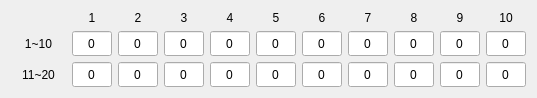
<?xml version="1.0" encoding="UTF-8"?>
<ui version="4.0">
 <class>EnumPointTable</class>
 <widget class="QWidget" name="EnumPointTable">
  <property name="geometry">
   <rect>
    <x>0</x>
    <y>0</y>
    <width>537</width>
    <height>96</height>
   </rect>
  </property>
  <property name="windowTitle">
   <string>Form</string>
  </property>
  <layout class="QGridLayout" name="gridLayout">
   <item row="0" column="1">
    <widget class="QLabel" name="label">
     <property name="font">
      <font>
       <pointsize>9</pointsize>
      </font>
     </property>
     <property name="text">
      <string>1</string>
     </property>
     <property name="alignment">
      <set>Qt::AlignCenter</set>
     </property>
    </widget>
   </item>
   <item row="0" column="2">
    <widget class="QLabel" name="label_2">
     <property name="font">
      <font>
       <pointsize>9</pointsize>
      </font>
     </property>
     <property name="text">
      <string>2</string>
     </property>
     <property name="alignment">
      <set>Qt::AlignCenter</set>
     </property>
    </widget>
   </item>
   <item row="0" column="3">
    <widget class="QLabel" name="label_3">
     <property name="font">
      <font>
       <pointsize>9</pointsize>
      </font>
     </property>
     <property name="text">
      <string>3</string>
     </property>
     <property name="alignment">
      <set>Qt::AlignCenter</set>
     </property>
    </widget>
   </item>
   <item row="0" column="4">
    <widget class="QLabel" name="label_4">
     <property name="font">
      <font>
       <pointsize>9</pointsize>
      </font>
     </property>
     <property name="text">
      <string>4</string>
     </property>
     <property name="alignment">
      <set>Qt::AlignCenter</set>
     </property>
    </widget>
   </item>
   <item row="0" column="5">
    <widget class="QLabel" name="label_5">
     <property name="font">
      <font>
       <pointsize>9</pointsize>
      </font>
     </property>
     <property name="text">
      <string>5</string>
     </property>
     <property name="alignment">
      <set>Qt::AlignCenter</set>
     </property>
    </widget>
   </item>
   <item row="0" column="6">
    <widget class="QLabel" name="label_6">
     <property name="font">
      <font>
       <pointsize>9</pointsize>
      </font>
     </property>
     <property name="text">
      <string>6</string>
     </property>
     <property name="alignment">
      <set>Qt::AlignCenter</set>
     </property>
    </widget>
   </item>
   <item row="0" column="7">
    <widget class="QLabel" name="label_7">
     <property name="font">
      <font>
       <pointsize>9</pointsize>
      </font>
     </property>
     <property name="text">
      <string>7</string>
     </property>
     <property name="alignment">
      <set>Qt::AlignCenter</set>
     </property>
    </widget>
   </item>
   <item row="0" column="8">
    <widget class="QLabel" name="label_8">
     <property name="font">
      <font>
       <pointsize>9</pointsize>
      </font>
     </property>
     <property name="text">
      <string>8</string>
     </property>
     <property name="alignment">
      <set>Qt::AlignCenter</set>
     </property>
    </widget>
   </item>
   <item row="0" column="9">
    <widget class="QLabel" name="label_11">
     <property name="font">
      <font>
       <pointsize>9</pointsize>
      </font>
     </property>
     <property name="text">
      <string>9</string>
     </property>
     <property name="alignment">
      <set>Qt::AlignCenter</set>
     </property>
    </widget>
   </item>
   <item row="0" column="10">
    <widget class="QLabel" name="label_12">
     <property name="font">
      <font>
       <pointsize>9</pointsize>
      </font>
     </property>
     <property name="text">
      <string>10</string>
     </property>
     <property name="alignment">
      <set>Qt::AlignCenter</set>
     </property>
    </widget>
   </item>
   <item row="1" column="0">
    <widget class="QLabel" name="label_9">
     <property name="font">
      <font>
       <pointsize>9</pointsize>
      </font>
     </property>
     <property name="text">
      <string>1~10</string>
     </property>
     <property name="alignment">
      <set>Qt::AlignCenter</set>
     </property>
    </widget>
   </item>
   <item row="1" column="1">
    <widget class="QLineEdit" name="lineEdit_1">
     <property name="minimumSize">
      <size>
       <width>40</width>
       <height>25</height>
      </size>
     </property>
     <property name="maximumSize">
      <size>
       <width>38</width>
       <height>25</height>
      </size>
     </property>
     <property name="font">
      <font>
       <pointsize>9</pointsize>
      </font>
     </property>
     <property name="text">
      <string>0</string>
     </property>
     <property name="alignment">
      <set>Qt::AlignCenter</set>
     </property>
    </widget>
   </item>
   <item row="1" column="2">
    <widget class="QLineEdit" name="lineEdit_2">
     <property name="minimumSize">
      <size>
       <width>40</width>
       <height>25</height>
      </size>
     </property>
     <property name="maximumSize">
      <size>
       <width>38</width>
       <height>25</height>
      </size>
     </property>
     <property name="font">
      <font>
       <pointsize>9</pointsize>
      </font>
     </property>
     <property name="text">
      <string>0</string>
     </property>
     <property name="alignment">
      <set>Qt::AlignCenter</set>
     </property>
    </widget>
   </item>
   <item row="1" column="3">
    <widget class="QLineEdit" name="lineEdit_3">
     <property name="minimumSize">
      <size>
       <width>40</width>
       <height>25</height>
      </size>
     </property>
     <property name="maximumSize">
      <size>
       <width>38</width>
       <height>25</height>
      </size>
     </property>
     <property name="font">
      <font>
       <pointsize>9</pointsize>
      </font>
     </property>
     <property name="text">
      <string>0</string>
     </property>
     <property name="alignment">
      <set>Qt::AlignCenter</set>
     </property>
    </widget>
   </item>
   <item row="1" column="4">
    <widget class="QLineEdit" name="lineEdit_4">
     <property name="minimumSize">
      <size>
       <width>40</width>
       <height>25</height>
      </size>
     </property>
     <property name="maximumSize">
      <size>
       <width>38</width>
       <height>25</height>
      </size>
     </property>
     <property name="font">
      <font>
       <pointsize>9</pointsize>
      </font>
     </property>
     <property name="text">
      <string>0</string>
     </property>
     <property name="alignment">
      <set>Qt::AlignCenter</set>
     </property>
    </widget>
   </item>
   <item row="1" column="5">
    <widget class="QLineEdit" name="lineEdit_5">
     <property name="minimumSize">
      <size>
       <width>40</width>
       <height>25</height>
      </size>
     </property>
     <property name="maximumSize">
      <size>
       <width>38</width>
       <height>25</height>
      </size>
     </property>
     <property name="font">
      <font>
       <pointsize>9</pointsize>
      </font>
     </property>
     <property name="text">
      <string>0</string>
     </property>
     <property name="alignment">
      <set>Qt::AlignCenter</set>
     </property>
    </widget>
   </item>
   <item row="1" column="6">
    <widget class="QLineEdit" name="lineEdit_6">
     <property name="minimumSize">
      <size>
       <width>40</width>
       <height>25</height>
      </size>
     </property>
     <property name="maximumSize">
      <size>
       <width>38</width>
       <height>25</height>
      </size>
     </property>
     <property name="font">
      <font>
       <pointsize>9</pointsize>
      </font>
     </property>
     <property name="text">
      <string>0</string>
     </property>
     <property name="alignment">
      <set>Qt::AlignCenter</set>
     </property>
    </widget>
   </item>
   <item row="1" column="7">
    <widget class="QLineEdit" name="lineEdit_7">
     <property name="minimumSize">
      <size>
       <width>40</width>
       <height>25</height>
      </size>
     </property>
     <property name="maximumSize">
      <size>
       <width>38</width>
       <height>25</height>
      </size>
     </property>
     <property name="font">
      <font>
       <pointsize>9</pointsize>
      </font>
     </property>
     <property name="text">
      <string>0</string>
     </property>
     <property name="alignment">
      <set>Qt::AlignCenter</set>
     </property>
    </widget>
   </item>
   <item row="1" column="8">
    <widget class="QLineEdit" name="lineEdit_8">
     <property name="minimumSize">
      <size>
       <width>40</width>
       <height>25</height>
      </size>
     </property>
     <property name="maximumSize">
      <size>
       <width>38</width>
       <height>25</height>
      </size>
     </property>
     <property name="font">
      <font>
       <pointsize>9</pointsize>
      </font>
     </property>
     <property name="text">
      <string>0</string>
     </property>
     <property name="alignment">
      <set>Qt::AlignCenter</set>
     </property>
    </widget>
   </item>
   <item row="1" column="9">
    <widget class="QLineEdit" name="lineEdit_9">
     <property name="minimumSize">
      <size>
       <width>40</width>
       <height>25</height>
      </size>
     </property>
     <property name="maximumSize">
      <size>
       <width>38</width>
       <height>25</height>
      </size>
     </property>
     <property name="font">
      <font>
       <pointsize>9</pointsize>
      </font>
     </property>
     <property name="text">
      <string>0</string>
     </property>
     <property name="alignment">
      <set>Qt::AlignCenter</set>
     </property>
    </widget>
   </item>
   <item row="1" column="10">
    <widget class="QLineEdit" name="lineEdit_10">
     <property name="minimumSize">
      <size>
       <width>40</width>
       <height>25</height>
      </size>
     </property>
     <property name="maximumSize">
      <size>
       <width>38</width>
       <height>25</height>
      </size>
     </property>
     <property name="font">
      <font>
       <pointsize>9</pointsize>
      </font>
     </property>
     <property name="text">
      <string>0</string>
     </property>
     <property name="alignment">
      <set>Qt::AlignCenter</set>
     </property>
    </widget>
   </item>
   <item row="2" column="0">
    <widget class="QLabel" name="label_10">
     <property name="font">
      <font>
       <pointsize>9</pointsize>
      </font>
     </property>
     <property name="text">
      <string>11~20</string>
     </property>
     <property name="alignment">
      <set>Qt::AlignCenter</set>
     </property>
    </widget>
   </item>
   <item row="2" column="1">
    <widget class="QLineEdit" name="lineEdit_11">
     <property name="minimumSize">
      <size>
       <width>40</width>
       <height>25</height>
      </size>
     </property>
     <property name="maximumSize">
      <size>
       <width>38</width>
       <height>25</height>
      </size>
     </property>
     <property name="font">
      <font>
       <pointsize>9</pointsize>
      </font>
     </property>
     <property name="text">
      <string>0</string>
     </property>
     <property name="alignment">
      <set>Qt::AlignCenter</set>
     </property>
    </widget>
   </item>
   <item row="2" column="2">
    <widget class="QLineEdit" name="lineEdit_12">
     <property name="minimumSize">
      <size>
       <width>40</width>
       <height>25</height>
      </size>
     </property>
     <property name="maximumSize">
      <size>
       <width>38</width>
       <height>25</height>
      </size>
     </property>
     <property name="font">
      <font>
       <pointsize>9</pointsize>
      </font>
     </property>
     <property name="text">
      <string>0</string>
     </property>
     <property name="alignment">
      <set>Qt::AlignCenter</set>
     </property>
    </widget>
   </item>
   <item row="2" column="3">
    <widget class="QLineEdit" name="lineEdit_13">
     <property name="minimumSize">
      <size>
       <width>40</width>
       <height>25</height>
      </size>
     </property>
     <property name="maximumSize">
      <size>
       <width>38</width>
       <height>25</height>
      </size>
     </property>
     <property name="font">
      <font>
       <pointsize>9</pointsize>
      </font>
     </property>
     <property name="text">
      <string>0</string>
     </property>
     <property name="alignment">
      <set>Qt::AlignCenter</set>
     </property>
    </widget>
   </item>
   <item row="2" column="4">
    <widget class="QLineEdit" name="lineEdit_14">
     <property name="minimumSize">
      <size>
       <width>40</width>
       <height>25</height>
      </size>
     </property>
     <property name="maximumSize">
      <size>
       <width>38</width>
       <height>25</height>
      </size>
     </property>
     <property name="font">
      <font>
       <pointsize>9</pointsize>
      </font>
     </property>
     <property name="text">
      <string>0</string>
     </property>
     <property name="alignment">
      <set>Qt::AlignCenter</set>
     </property>
    </widget>
   </item>
   <item row="2" column="5">
    <widget class="QLineEdit" name="lineEdit_15">
     <property name="minimumSize">
      <size>
       <width>40</width>
       <height>25</height>
      </size>
     </property>
     <property name="maximumSize">
      <size>
       <width>38</width>
       <height>25</height>
      </size>
     </property>
     <property name="font">
      <font>
       <pointsize>9</pointsize>
      </font>
     </property>
     <property name="text">
      <string>0</string>
     </property>
     <property name="alignment">
      <set>Qt::AlignCenter</set>
     </property>
    </widget>
   </item>
   <item row="2" column="6">
    <widget class="QLineEdit" name="lineEdit_16">
     <property name="minimumSize">
      <size>
       <width>40</width>
       <height>25</height>
      </size>
     </property>
     <property name="maximumSize">
      <size>
       <width>38</width>
       <height>25</height>
      </size>
     </property>
     <property name="font">
      <font>
       <pointsize>9</pointsize>
      </font>
     </property>
     <property name="text">
      <string>0</string>
     </property>
     <property name="alignment">
      <set>Qt::AlignCenter</set>
     </property>
    </widget>
   </item>
   <item row="2" column="7">
    <widget class="QLineEdit" name="lineEdit_17">
     <property name="minimumSize">
      <size>
       <width>40</width>
       <height>25</height>
      </size>
     </property>
     <property name="maximumSize">
      <size>
       <width>38</width>
       <height>25</height>
      </size>
     </property>
     <property name="font">
      <font>
       <pointsize>9</pointsize>
      </font>
     </property>
     <property name="text">
      <string>0</string>
     </property>
     <property name="alignment">
      <set>Qt::AlignCenter</set>
     </property>
    </widget>
   </item>
   <item row="2" column="8">
    <widget class="QLineEdit" name="lineEdit_18">
     <property name="minimumSize">
      <size>
       <width>40</width>
       <height>25</height>
      </size>
     </property>
     <property name="maximumSize">
      <size>
       <width>38</width>
       <height>25</height>
      </size>
     </property>
     <property name="font">
      <font>
       <pointsize>9</pointsize>
      </font>
     </property>
     <property name="text">
      <string>0</string>
     </property>
     <property name="alignment">
      <set>Qt::AlignCenter</set>
     </property>
    </widget>
   </item>
   <item row="2" column="9">
    <widget class="QLineEdit" name="lineEdit_19">
     <property name="minimumSize">
      <size>
       <width>40</width>
       <height>25</height>
      </size>
     </property>
     <property name="maximumSize">
      <size>
       <width>38</width>
       <height>25</height>
      </size>
     </property>
     <property name="font">
      <font>
       <pointsize>9</pointsize>
      </font>
     </property>
     <property name="text">
      <string>0</string>
     </property>
     <property name="alignment">
      <set>Qt::AlignCenter</set>
     </property>
    </widget>
   </item>
   <item row="2" column="10">
    <widget class="QLineEdit" name="lineEdit_20">
     <property name="minimumSize">
      <size>
       <width>40</width>
       <height>25</height>
      </size>
     </property>
     <property name="maximumSize">
      <size>
       <width>38</width>
       <height>25</height>
      </size>
     </property>
     <property name="font">
      <font>
       <pointsize>9</pointsize>
      </font>
     </property>
     <property name="text">
      <string>0</string>
     </property>
     <property name="alignment">
      <set>Qt::AlignCenter</set>
     </property>
    </widget>
   </item>
  </layout>
 </widget>
 <resources/>
 <connections/>
</ui>
